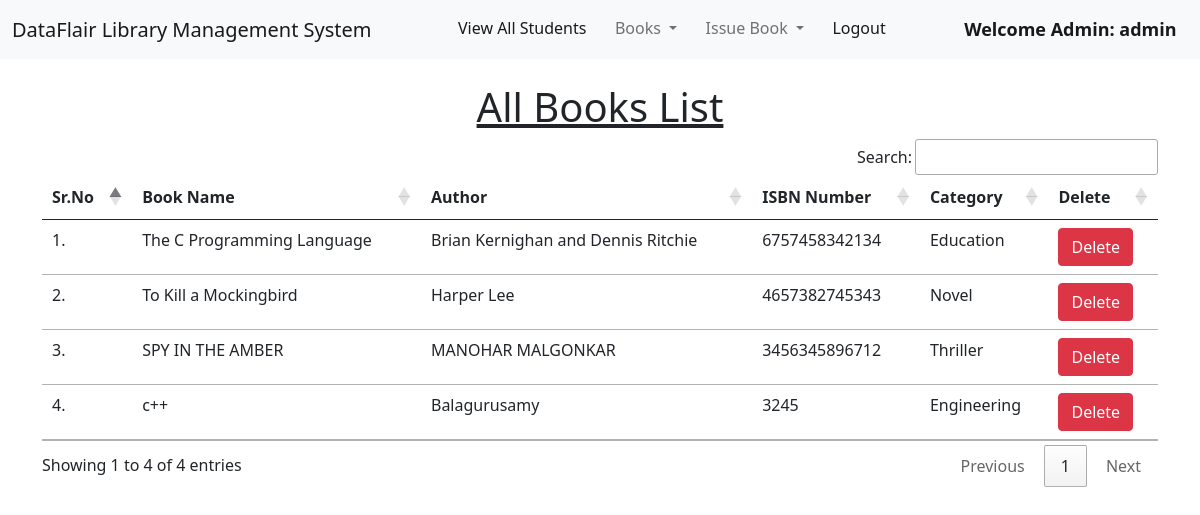
The app's page /view_books/ (signed in), older data.
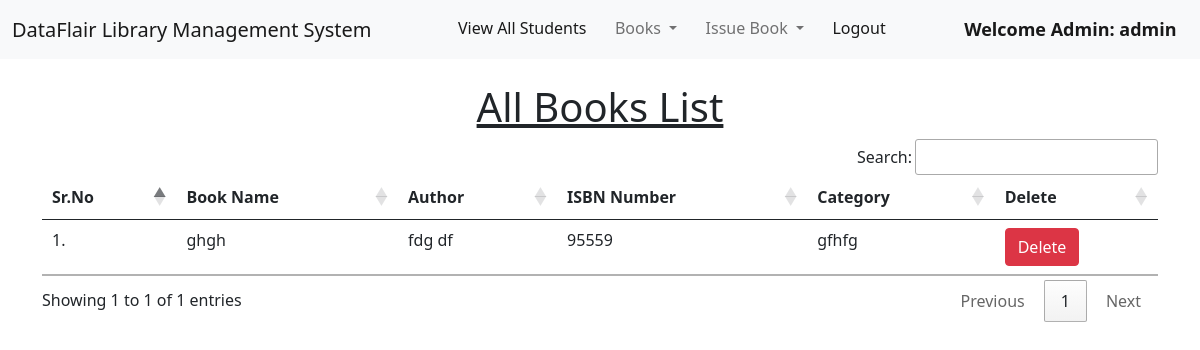
The same page, newer data.
### library/models.py (models this page shows, shortened)
class Book(models.Model):
    name = models.CharField(max_length=200)
    author = models.CharField(max_length=200)
    isbn = models.PositiveIntegerField()
    category = models.CharField(max_length=50)

### library/views.py (the view)
# urls.py: path("view_books/", views.view_books, name="view_books"),
@login_required(login_url = '/admin_login')
def view_books(request):
    books = Book.objects.all()
    return render(request, "view_books.html", {'books':books})

### library/templates/view_books.html (shortened to what this page needs)
{% extends 'admin_navbar.html' %}
{% load static %}
{% block body %}
<div class="container mt-4">
    <h1 class="text-center"><u>All Books List</u></h1>
    <table class="table table-hover" id="example">
        <thead>
            <tr>
                <th>Sr.No</th>
                <th>Book Name</th>
                <th>Author</th>
                <th>ISBN Number</th>
                <th>Category</th>
                <th>Delete</th>
            </tr>
        </thead>
        <tbody>
            {% for book in books %}
            <tr>
                <td>{{forloop.counter}}.</td>
                <td>{{book.name}}</td>
                <td>{{book.author}}</td>
                <td>{{book.isbn}}</td>
                <td>{{book.category}}</td>
                <td><a href="/delete_book/{{book.id}}/" class="btn btn-danger" onclick="return confirm('Are you sure you want to delete this book?')">Delete</a></td>
            </tr>
            {% endfor %}
        </tbody>
    </table>
    </div>
{% endblock %}

Row changes from the older to the newer data that the page shows:
removed Book: name "The C Programming Language", author "Brian Kernighan and Dennis Ritchie", isbn "6757458342134", category "Education"
removed Book: name "To Kill a Mockingbird", author "Harper Lee", isbn "4657382745343", category "Novel"
removed Book: name "SPY IN THE AMBER", author "MANOHAR MALGONKAR", isbn "3456345896712", category "Thriller"
removed Book: name "c++", author "Balagurusamy", isbn "3245", category "Engineering"
added Book: name "ghgh", author "fdg df", isbn "95559", category "gfhfg"
Text that changed along with them:
text written by a page script: "Search: Showing 1 to 4 of 4 entries Previous 1 Next" → "Search: Showing 1 to 1 of 1 entries Previous 1 Next"
